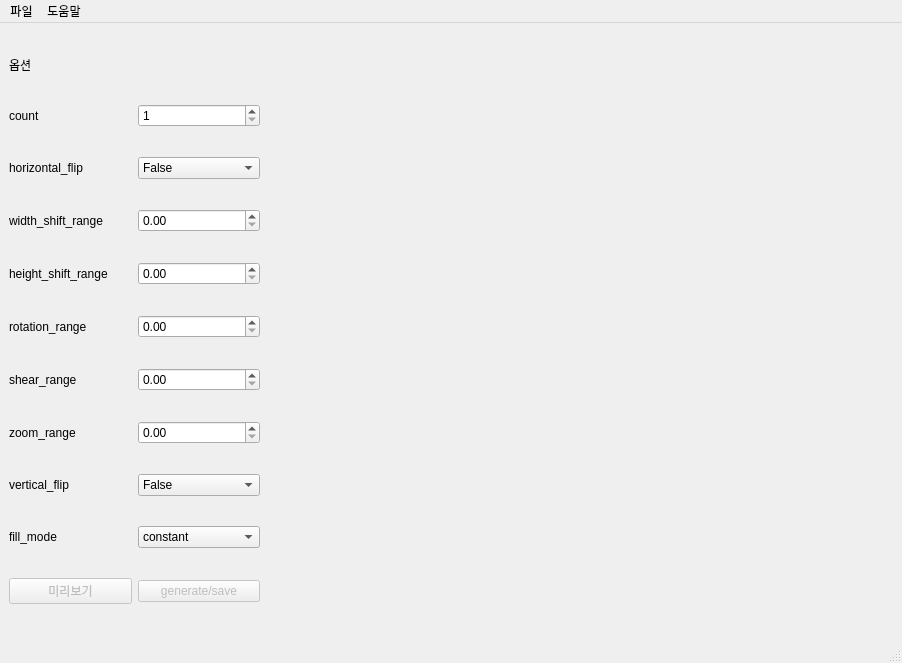
<?xml version="1.0" encoding="UTF-8"?>
<ui version="4.0">
 <class>MainWindow</class>
 <widget class="QMainWindow" name="MainWindow">
  <property name="geometry">
   <rect>
    <x>0</x>
    <y>0</y>
    <width>902</width>
    <height>663</height>
   </rect>
  </property>
  <property name="windowTitle">
   <string>Image Generator</string>
  </property>
  <widget class="QWidget" name="centralwidget">
   <widget class="QWidget" name="gridLayoutWidget_2">
    <property name="geometry">
     <rect>
      <x>269</x>
      <y>9</y>
      <width>621</width>
      <height>601</height>
     </rect>
    </property>
    <layout class="QGridLayout" name="example_layout">
     <item row="0" column="0">
      <layout class="QVBoxLayout" name="plt_layout"/>
     </item>
    </layout>
   </widget>
   <widget class="QWidget" name="gridLayoutWidget">
    <property name="geometry">
     <rect>
      <x>9</x>
      <y>9</y>
      <width>251</width>
      <height>601</height>
     </rect>
    </property>
    <layout class="QGridLayout" name="option_layout">
     <property name="sizeConstraint">
      <enum>QLayout::SetDefaultConstraint</enum>
     </property>
     <item row="6" column="0">
      <widget class="QLabel" name="shearRange_label">
       <property name="text">
        <string>shear_range</string>
       </property>
      </widget>
     </item>
     <item row="2" column="0">
      <widget class="QLabel" name="horizontalFlip_label">
       <property name="text">
        <string>horizontal_flip</string>
       </property>
      </widget>
     </item>
     <item row="7" column="0">
      <widget class="QLabel" name="zoomRange_label">
       <property name="text">
        <string>zoom_range</string>
       </property>
      </widget>
     </item>
     <item row="7" column="1">
      <widget class="QDoubleSpinBox" name="zoomRange_spinBox"/>
     </item>
     <item row="3" column="1">
      <widget class="QDoubleSpinBox" name="widthShiftRange_SpinBox">
       <property name="maximum">
        <double>0.990000000000000</double>
       </property>
      </widget>
     </item>
     <item row="3" column="0">
      <widget class="QLabel" name="widthShiftRange_label">
       <property name="text">
        <string>width_shift_range</string>
       </property>
      </widget>
     </item>
     <item row="1" column="1">
      <widget class="QSpinBox" name="count_spinBox">
       <property name="minimum">
        <number>1</number>
       </property>
       <property name="maximum">
        <number>100</number>
       </property>
      </widget>
     </item>
     <item row="8" column="1">
      <widget class="QComboBox" name="verticalFlip_comboBox">
       <item>
        <property name="text">
         <string>False</string>
        </property>
       </item>
       <item>
        <property name="text">
         <string>True</string>
        </property>
       </item>
      </widget>
     </item>
     <item row="8" column="0">
      <widget class="QLabel" name="verticalflip_label">
       <property name="text">
        <string>vertical_flip</string>
       </property>
      </widget>
     </item>
     <item row="1" column="0">
      <widget class="QLabel" name="count_label">
       <property name="text">
        <string>count</string>
       </property>
      </widget>
     </item>
     <item row="9" column="0">
      <widget class="QLabel" name="fillmode_label">
       <property name="text">
        <string>fill_mode</string>
       </property>
      </widget>
     </item>
     <item row="4" column="1">
      <widget class="QDoubleSpinBox" name="heightShiftRange_spinBox">
       <property name="maximum">
        <double>0.990000000000000</double>
       </property>
      </widget>
     </item>
     <item row="0" column="0">
      <widget class="QLabel" name="option_label">
       <property name="sizePolicy">
        <sizepolicy hsizetype="Preferred" vsizetype="Fixed">
         <horstretch>0</horstretch>
         <verstretch>0</verstretch>
        </sizepolicy>
       </property>
       <property name="minimumSize">
        <size>
         <width>0</width>
         <height>0</height>
        </size>
       </property>
       <property name="text">
        <string>옵션</string>
       </property>
      </widget>
     </item>
     <item row="6" column="1">
      <widget class="QDoubleSpinBox" name="shearRange_spinBox"/>
     </item>
     <item row="2" column="1">
      <widget class="QComboBox" name="horizontalFlip_comboBox">
       <item>
        <property name="text">
         <string>False</string>
        </property>
       </item>
       <item>
        <property name="text">
         <string>True</string>
        </property>
       </item>
      </widget>
     </item>
     <item row="4" column="0">
      <widget class="QLabel" name="heightshiftrange_label">
       <property name="text">
        <string>height_shift_range</string>
       </property>
      </widget>
     </item>
     <item row="9" column="1">
      <widget class="QComboBox" name="fillMode_comboBox">
       <item>
        <property name="text">
         <string>constant</string>
        </property>
       </item>
       <item>
        <property name="text">
         <string>nearest</string>
        </property>
       </item>
       <item>
        <property name="text">
         <string>reflect</string>
        </property>
       </item>
       <item>
        <property name="text">
         <string>wrap</string>
        </property>
       </item>
      </widget>
     </item>
     <item row="5" column="0">
      <widget class="QLabel" name="rotationRange_label">
       <property name="text">
        <string>rotation_range</string>
       </property>
      </widget>
     </item>
     <item row="5" column="1">
      <widget class="QDoubleSpinBox" name="rotationRange_spinBox">
       <property name="maximum">
        <double>360.000000000000000</double>
       </property>
      </widget>
     </item>
     <item row="10" column="1">
      <widget class="QPushButton" name="generateAndSave_button">
       <property name="enabled">
        <bool>false</bool>
       </property>
       <property name="text">
        <string>generate/save</string>
       </property>
      </widget>
     </item>
     <item row="10" column="0">
      <widget class="QPushButton" name="preview_button">
       <property name="enabled">
        <bool>false</bool>
       </property>
       <property name="text">
        <string>미리보기</string>
       </property>
       <property name="checkable">
        <bool>false</bool>
       </property>
      </widget>
     </item>
    </layout>
   </widget>
  </widget>
  <widget class="QMenuBar" name="menubar">
   <property name="geometry">
    <rect>
     <x>0</x>
     <y>0</y>
     <width>902</width>
     <height>26</height>
    </rect>
   </property>
   <widget class="QMenu" name="file_menu">
    <property name="title">
     <string>파일</string>
    </property>
    <addaction name="fileOpen_action"/>
    <addaction name="directoryOpen_action"/>
    <addaction name="generateAndSave_action"/>
   </widget>
   <widget class="QMenu" name="help_menu">
    <property name="title">
     <string>도움말</string>
    </property>
    <addaction name="optionHelp_action"/>
    <addaction name="howtoHelp_action"/>
   </widget>
   <addaction name="file_menu"/>
   <addaction name="help_menu"/>
  </widget>
  <widget class="QStatusBar" name="statusbar"/>
  <action name="fileOpen_action">
   <property name="text">
    <string>파일 열기</string>
   </property>
  </action>
  <action name="directoryOpen_action">
   <property name="text">
    <string>경로 열기</string>
   </property>
  </action>
  <action name="optionHelp_action">
   <property name="text">
    <string>속성 도움말</string>
   </property>
  </action>
  <action name="howtoHelp_action">
   <property name="text">
    <string>사용법 도움말</string>
   </property>
  </action>
  <action name="generateAndSave_action">
   <property name="text">
    <string>이미지 만들고 저장하기</string>
   </property>
  </action>
 </widget>
 <resources/>
 <connections/>
</ui>
